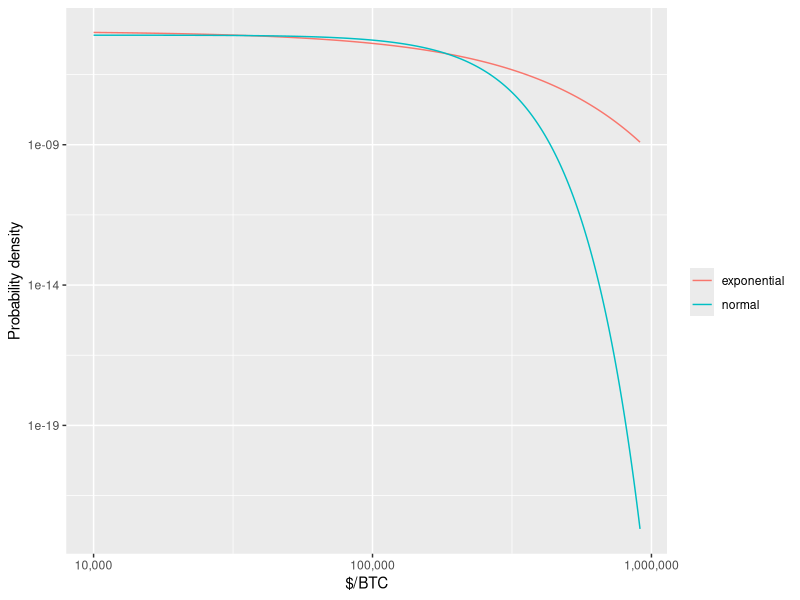

Reproduce this figure in R.
# Illustrate the normal/exponential distribution behaviors.

library(rmutil)
library(ggplot2)
library(scales)

x = seq(0, 900000, by=1000)
normal = 2 * dnorm(x, 0, 100000)
exponential = dexp(x, 1/100000)

xx = x + 10000

norDF = data.frame(xx, y=normal)
expDF = data.frame(xx, y=exponential)

norDF$id = "normal"
expDF$id = "exponential"

data = rbind(norDF, expDF)

plot = ggplot(data, aes(x=xx, y=y, color=id)) +
    xlab("$/BTC") +
    ylab("Probability density") +
    scale_x_log10(labels=comma) +
    scale_y_log10() +
    geom_line()
plot$labels$colour = ""

ggsave("plt_distributions.png", plot)
